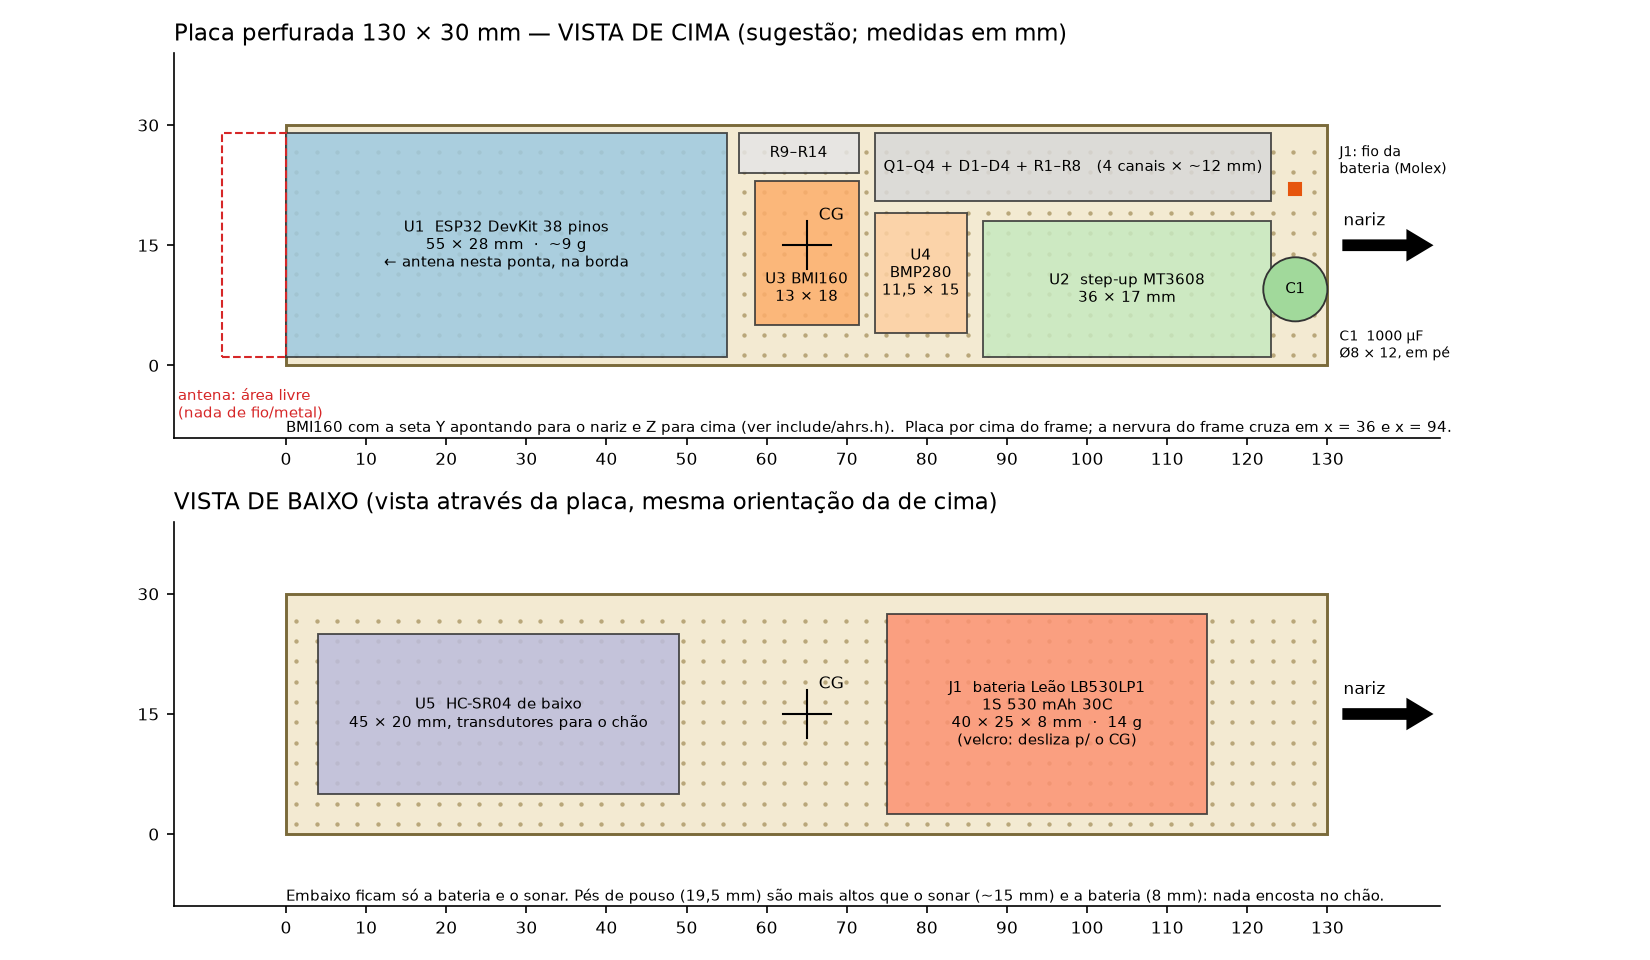

Write Python code to recreate this figure.
#!/usr/bin/env python3
"""
Distribuicao dos componentes na placa perfurada de 130 x 30 mm, em escala.

    pip install matplotlib
    python3 layout_placa.py         # layout_placa.png e layout_placa.svg

E uma SUGESTAO que prova que tudo cabe -- nao uma obrigacao. As medidas dos
modulos variam de fabricante para fabricante: confira as suas com paquimetro e
corrija o dicionario PECAS antes de levar para o CAD.

Coordenadas em mm. x ao longo da placa (0 = traseira, 130 = nariz), y na
largura (0 = lado direito, 30 = lado esquerdo, olhando de cima com o nariz para
a frente).
"""

import matplotlib
matplotlib.use('Agg')
import matplotlib.pyplot as plt
from matplotlib.patches import Rectangle, Circle, FancyArrow

L, W = 130.0, 30.0
PASSO = 2.54

# nome: (x, y, comprimento, largura, cor, rotulo)
TOPO = {
    'esp32':  (0.0,   1.0, 55.0, 28.0, '#9ecae1',
               'U1  ESP32 DevKit 38 pinos\n55 × 28 mm  ·  ~9 g\n← antena nesta ponta, na borda'),
    'bmi':    (58.5,  5.0, 13.0, 18.0, '#fdae6b', '\n\n\n\nU3 BMI160\n13 × 18'),
    'bmp':    (73.5,  4.0, 11.5, 15.0, '#fdd0a2', 'U4\nBMP280\n11,5 × 15'),
    'stepup': (87.0,  1.0, 36.0, 17.0, '#c7e9c0', 'U2  step-up MT3608\n36 × 17 mm'),
    'fets':   (73.5, 20.5, 49.5,  8.5, '#d9d9d9',
               'Q1–Q4 + D1–D4 + R1–R8   (4 canais × ~12 mm)'),
    'div':    (56.5, 24.0, 15.0,  5.0, '#e5e5e5', 'R9–R14'),
}
C1 = (126.0, 9.5, 4.0)        # x, y, raio -- 1000 uF em pe (diametro 8)
J1 = (126.0, 22.0)            # rabicho do conector da bateria (Molex)

BAIXO = {
    'sonar':  (4.0,   5.0, 45.0, 20.0, '#bcbddc',
               'U5  HC-SR04 de baixo\n45 × 20 mm, transdutores para o chão'),
    'bat':    (75.0,  2.5, 40.0, 25.0, '#fc9272',
               'J1  bateria Leão LB530LP1\n1S 530 mAh 30C\n40 × 25 × 8 mm  ·  14 g\n(velcro: desliza p/ o CG)'),
}


def placa(ax, titulo):
    ax.add_patch(Rectangle((0, 0), L, W, fc='#f3ead2', ec='#7a6a3a', lw=1.4))
    xs = [PASSO * i + 1.27 for i in range(int(L / PASSO))]
    ys = [PASSO * j + 1.27 for j in range(int(W / PASSO))]
    ax.scatter([x for x in xs for _ in ys], [y for _ in xs for y in ys],
               s=1.2, c='#b9a77a', zorder=1)
    ax.set_xlim(-14, L + 14)
    ax.set_ylim(-9, W + 9)
    ax.set_aspect('equal')
    ax.set_title(titulo, loc='left', fontsize=11)
    ax.set_xticks(range(0, 131, 10))
    ax.set_yticks([0, 15, 30])
    ax.tick_params(labelsize=8)
    for s in ('top', 'right'):
        ax.spines[s].set_visible(False)
    # centro geometrico = onde o CG tem de ficar
    ax.plot([L / 2 - 3, L / 2 + 3], [W / 2, W / 2], c='k', lw=1, zorder=5)
    ax.plot([L / 2, L / 2], [W / 2 - 3, W / 2 + 3], c='k', lw=1, zorder=5)
    ax.annotate('CG', (L / 2, W / 2), (L / 2 + 1.5, W / 2 + 3.2), fontsize=8, zorder=5)
    ax.add_patch(FancyArrow(L + 2, W / 2, 8, 0, width=1.2, head_length=3,
                            color='k', zorder=5))
    ax.text(L + 2, W / 2 + 2.5, 'nariz', fontsize=8)


def pecas(ax, d, alpha=0.85):
    for x, y, l, w, cor, rot in d.values():
        ax.add_patch(Rectangle((x, y), l, w, fc=cor, ec='#333', lw=0.9, alpha=alpha,
                               zorder=3))
        ax.text(x + l / 2, y + w / 2, rot, ha='center', va='center', fontsize=7,
                zorder=4)


def main():
    fig, (a1, a2) = plt.subplots(2, 1, figsize=(11, 6.4))

    placa(a1, 'Placa perfurada 130 × 30 mm — VISTA DE CIMA (sugestão; medidas em mm)')
    pecas(a1, TOPO)
    x, y, r = C1
    a1.add_patch(Circle((x, y), r, fc='#a1d99b', ec='#333', lw=0.9, zorder=3))
    a1.text(x, y, 'C1', ha='center', va='center', fontsize=7, zorder=4)
    a1.text(L + 1.5, 1.0, 'C1  1000 µF\nØ8 × 12, em pé', fontsize=6.5, zorder=4)
    a1.plot(*J1, marker='s', ms=6, c='#e6550d', zorder=4)
    a1.text(L + 1.5, 24.0, 'J1: fio da\nbateria (Molex)', fontsize=6.5, zorder=4)
    # zona da antena: nada de fio ou metal perto
    a1.add_patch(Rectangle((-8, 1.0), 8, 28, fc='none', ec='#d62728', ls='--', lw=1,
                           zorder=4))
    a1.text(-13.5, -6.5, 'antena: área livre\n(nada de fio/metal)', fontsize=7,
            color='#d62728')
    a1.text(0, -8.3, 'BMI160 com a seta Y apontando para o nariz e Z para cima '
            '(ver include/ahrs.h).  Placa por cima do frame; a nervura do frame '
            'cruza em x = 36 e x = 94.', fontsize=7)

    placa(a2, 'VISTA DE BAIXO (vista através da placa, mesma orientação da de cima)')
    pecas(a2, BAIXO)
    a2.text(0, -8.3, 'Embaixo ficam só a bateria e o sonar. Pés de pouso (19,5 mm) '
            'são mais altos que o sonar (~15 mm) e a bateria (8 mm): nada encosta '
            'no chão.', fontsize=7)

    fig.tight_layout()
    import os
    aqui = os.path.dirname(os.path.abspath(__file__))
    fig.savefig(os.path.join(aqui, 'layout_placa.png'), dpi=150)
    fig.savefig(os.path.join(aqui, 'layout_placa.svg'))
    print('layout_placa.png e layout_placa.svg gerados')


if __name__ == '__main__':
    main()
